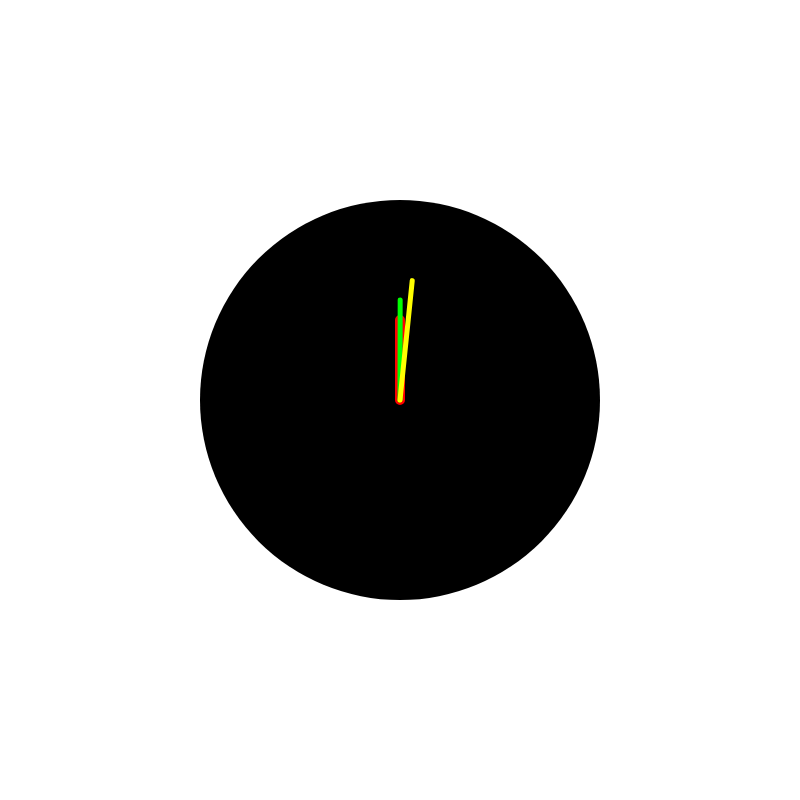
Frame 1 (no input)
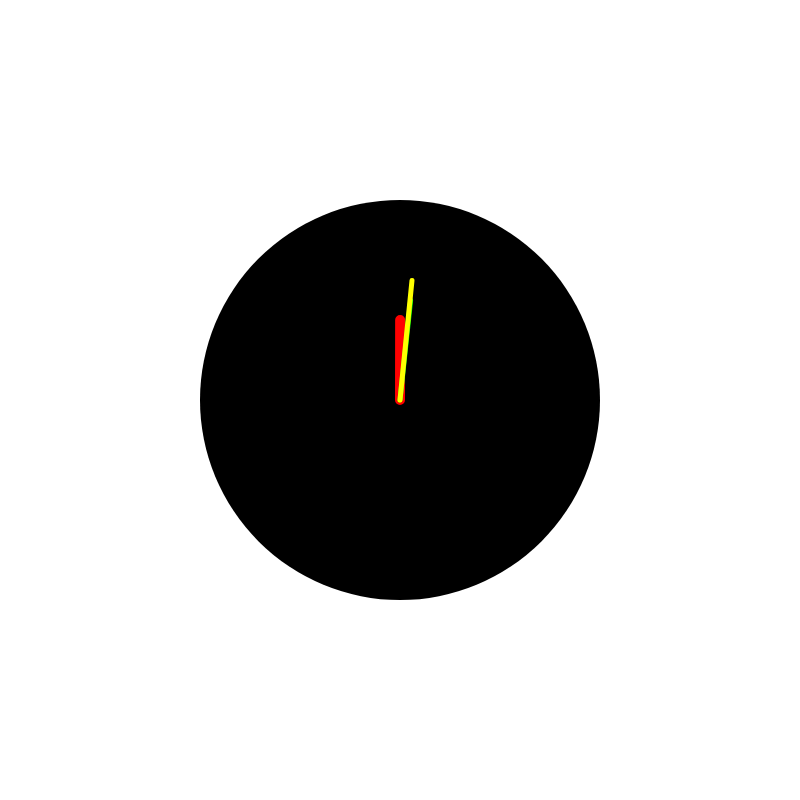
Frame 60 (no input)
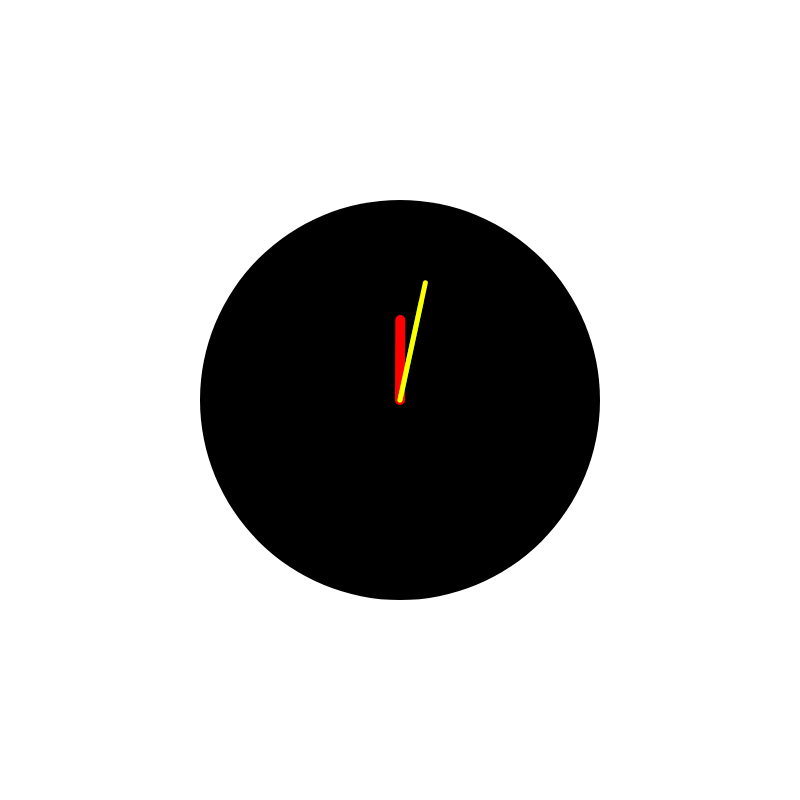
Frame 120 (the mouse pressed at the canvas centre since frame 60)

The p5.js sketch that drew these frames (run headless with seeded random() and noise() and a simulated clock; from frame 60 on, the mouse is pressed at the canvas centre):

// p5.js sketch
// ── sketch.js
// https://p5js.org/examples/input-clock.html

let w = 800
let h = 800;
let seconds, milliseconds;

function setup() {

  createCanvas(w, h);
  angleMode(DEGREES);
}

function draw() {

  background(255);

  //milliseconds = int(millis() % 60000);
  milliseconds = int(millis());

  let hour = map(milliseconds, 0, 1000 * 60 * 60, 0, 360);

  // draw background
  fill(0);
  noStroke();
  ellipse(w / 2, h / 2, w / 2, w / 2);

  // milliseconds
  push();
  translate(w / 2, h / 2);
  rotate(hour);

  stroke(255, 0, 0);
  strokeWeight(10);
  line(0, 0, 0, -80);

  rotate(hour * 60);
  stroke(0, 255, 0);
  strokeWeight(5);
  line(0, 0, 0, -100);

  rotate(hour * 60 * 60);
  stroke(255, 255, 0);
  strokeWeight(5);
  line(0, 0, 0, -120);

  pop();

}
